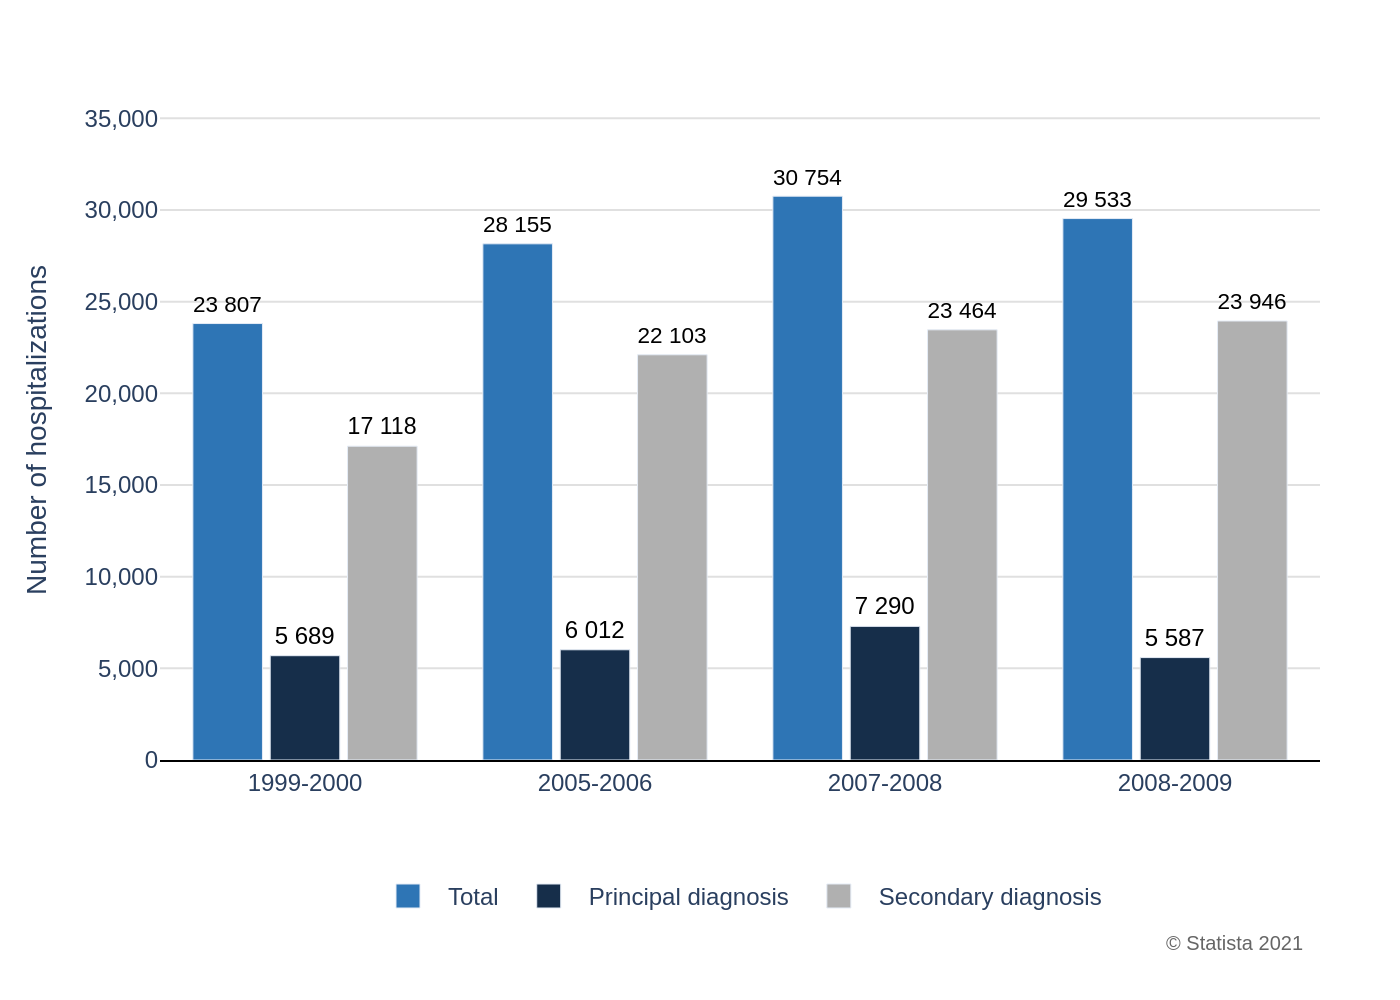

Python code for this plot:
import sys
import json
import plotly.graph_objects as go

# Check for command-line argument
if len(sys.argv) != 2:
    print("Usage: python create_chart.py <path_to_json_file>")
    sys.exit(1)

json_path = sys.argv[1]

# Load data from JSON file
try:
    with open(json_path, 'r', encoding='utf-8') as f:
        chart_config = json.load(f)
except FileNotFoundError:
    print(f"Error: JSON file not found at {json_path}")
    sys.exit(1)
except json.JSONDecodeError:
    print(f"Error: Could not decode JSON from {json_path}")
    sys.exit(1)

# Extract data from the loaded JSON
chart_data = chart_config.get('chart_data', {})
texts = chart_config.get('texts', {})
colors = chart_config.get('colors', [])
categories = chart_data.get('categories', [])
series_data = chart_data.get('series', [])

# Initialize Figure
fig = go.Figure()

# Add traces for each data series
for i, series in enumerate(series_data):
    # Format text labels to have space as a thousands separator
    bar_texts = [f"{val:,}".replace(",", " ") for val in series.get('data', [])]
    
    fig.add_trace(go.Bar(
        x=categories,
        y=series.get('data', []),
        name=series.get('name', ''),
        marker_color=colors[i % len(colors)],
        text=bar_texts,
        textposition='outside',
        hoverinfo='none',
        cliponaxis=False
    ))

# Combine title and subtitle if they exist
title_text = texts.get('title')
subtitle_text = texts.get('subtitle')
full_title = ""
if title_text:
    full_title += f"<b>{title_text}</b>"
if subtitle_text:
    if full_title:
        full_title += "<br>"
    full_title += f"<i>{subtitle_text}</i>"

# Update layout
fig.update_layout(
    barmode='group',
    title_text=full_title if full_title else None,
    yaxis_title=texts.get('y_axis_title'),
    xaxis_title=texts.get('x_axis_title'),
    font=dict(
        family="Arial",
        size=12
    ),
    plot_bgcolor='white',
    paper_bgcolor='white',
    legend=dict(
        orientation="h",
        yanchor="bottom",
        y=-0.25,
        xanchor="center",
        x=0.5
    ),
    yaxis=dict(
        showgrid=True,
        gridcolor='#E0E0E0',
        zeroline=False,
        range=[0, 36000],
        separatethousands=True,
        tickformat=','
    ),
    xaxis=dict(
        showline=True,
        linewidth=1,
        linecolor='black',
        tickfont=dict(size=12)
    ),
    margin=dict(l=80, r=40, t=50, b=120),
    bargap=0.2,
    bargroupgap=0.1
)

# Update traces for consistent text styling
fig.update_traces(
    textfont=dict(family="Arial", size=12, color='black')
)

# Add source annotation
if texts.get('source'):
    fig.add_annotation(
        text=texts['source'],
        align='right',
        showarrow=False,
        xref='paper',
        yref='paper',
        x=0.99,
        y=-0.3,
        xanchor='right',
        yanchor='bottom',
        font=dict(size=10, color='#666666')
    )

# Define output filename and save the image
output_filename_base = json_path.rsplit('.', 1)[0]
output_filename = f"{output_filename_base}.png"
fig.write_image(output_filename, scale=2)

print(f"Chart saved to {output_filename}")
